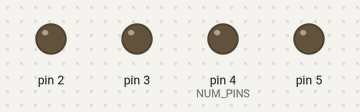
A sketch run on a simulated Arduino Uno, built with avr-gcc and run on an emulated ATmega328P. Shown: output pins drawn as LEDs (lit = HIGH).

Above: at 0.1 s.
At 4.6 s:
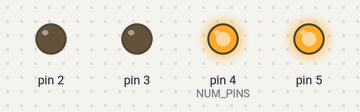
At 9.1 s:
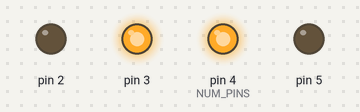
At 18.1 s:
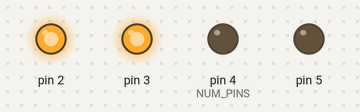
At 27.1 s:
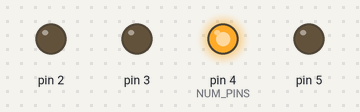
At 37.6 s:
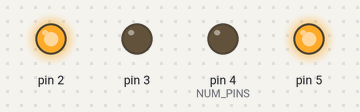
Timing chart, 0 to 40.0 s (numbered marks = the images above):
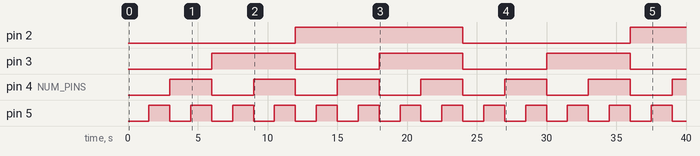

Measured:
- by itself, pin 2: LOW → HIGH at 12.0 s, → LOW 12.0 s later, → HIGH 12.0 s later
- by itself, pin 3: alternates HIGH for 6.0 s and LOW for 6.0 s
- by itself, pin 4 (NUM_PINS): alternates HIGH for 3.0 s and LOW for 3.0 s
- by itself, pin 5: alternates HIGH for 1.5 s and LOW for 1.5 s

The sketch:

showBinary.ino
```cpp
#define NUM_PINS 4

boolean hexadecimalNumbers[16][NUM_PINS] = {
    { 0, 0, 0, 0 },
    { 0, 0, 0, 1 },
    { 0, 0, 1, 0 },
    { 0, 0, 1, 1 },
    { 0, 1, 0, 0 },
    { 0, 1, 0, 1 },
    { 0, 1, 1, 0 },
    { 0, 1, 1, 1 },
    { 1, 0, 0, 0 },
    { 1, 0, 0, 1 },
    { 1, 0, 1, 0 },
    { 1, 0, 1, 1 },
    { 1, 1, 0, 0 },
    { 1, 1, 0, 1 },
    { 1, 1, 1, 0 },
    { 1, 1, 1, 1 }
  };

void setPinesToOutput(int min, int max) {
  for(byte i = min; i <= max; i++) {
    pinMode(i, OUTPUT);
  }
}

void turnOnLEDS(boolean status[]) {
  for(byte i = 0; i < 4; i++) {
    byte currentLed = i + 2;
    digitalWrite(currentLed, status[i] ? HIGH : LOW);
  }
}

void setup() {
  setPinesToOutput(2, 5);
}

void loop() {
  for(byte i = 0; i < 16; i++) {
    turnOnLEDS(hexadecimalNumbers[i]);
    delay(1500);
  }
}
```
